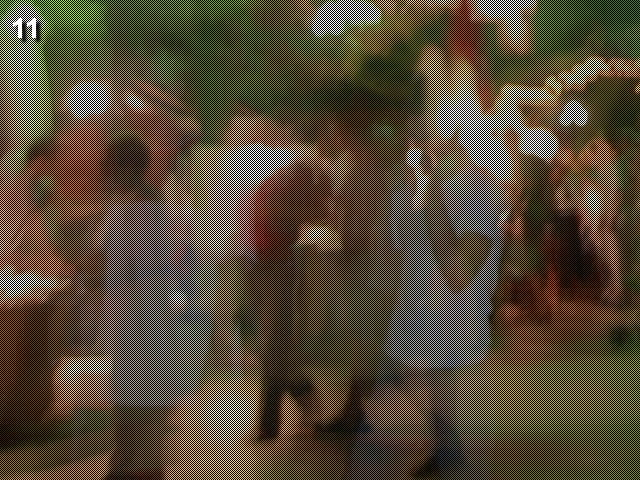
#> input picture PythonChallenge/level11.jpg, 640 x 480 px
$ python cropBigImage.py ../PythonChallenge/level11.jpg   (Python 2 division)
#> lines starting #> are read from the running program, lines starting #| are printed output that depends on the picture
#encoding=utf-8
#!/usr/bin/python

import Image
import os
import sys

per_w = 70
per_h = 60
space = 1
if len(sys.argv) == 1:
	print "参数不能为空"
	exit()
filename = sys.argv[1]
if not os.path.exists(filename):
	print "目标文件不存在"
	exit()
destimg = Image.open(filename)
#> destimg is the input picture: PIL image 640x480 RGB; mean R, G, B 85.8, 73.7, 57.3
for i in range(0,6):
	for j in range(0,10):
		topx = j*per_w + j*space
		topy = i*per_h + i*space
		bottomx = topx+per_w
		bottomy = topy+per_h
		box = (topx, topy, bottomx, bottomy)
		smallimg = destimg.crop(box)
		smallimg.save(str(i*10+j)+'.jpg')
#> this loop made 6 passes
#> pass 1, `smallimg.save(str(i*10+j)+'.jpg')`:
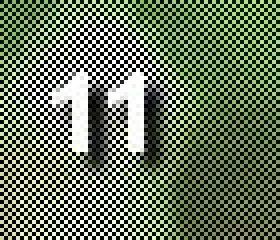
#> saved as 0.jpg: PIL image 70x60 RGB (shown 4 times larger); mean R, G, B 102.5, 115.9, 86.5
#> pass 1, `smallimg.save(str(i*10+j)+'.jpg')`:
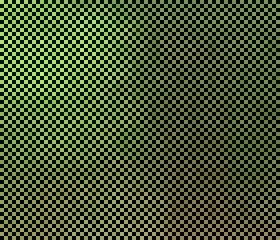
#> saved as 1.jpg: PIL image 70x60 RGB (shown 4 times larger); mean R, G, B 71.2, 83.8, 50.5
#> pass 1, `smallimg.save(str(i*10+j)+'.jpg')`:
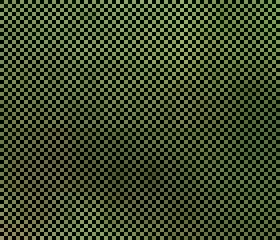
#> saved as 2.jpg: PIL image 70x60 RGB (shown 4 times larger); mean R, G, B 59, 69.6, 42.7
#> pass 1, `smallimg.save(str(i*10+j)+'.jpg')`:
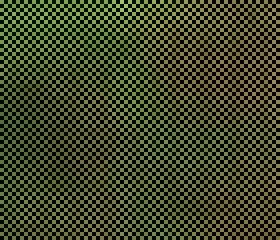
#> saved as 3.jpg: PIL image 70x60 RGB (shown 4 times larger); mean R, G, B 63.4, 68.2, 41.3
#> after the loop:
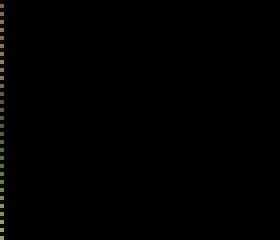
#> smallimg: PIL image 70x60 RGB (shown 4 times larger); mean R, G, B 0.9, 0.9, 0.5
